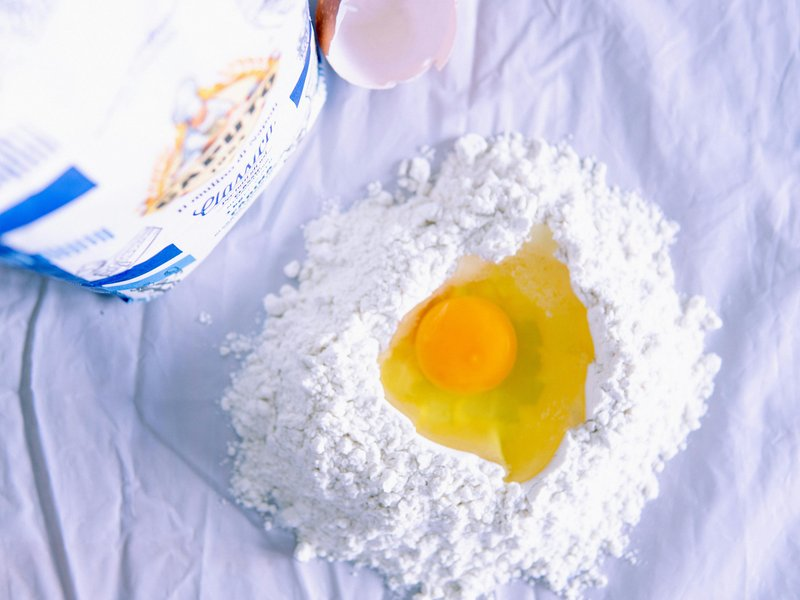
#> input picture data/initial_media/categories/pexels-elletakesphotos-1585851.jpeg, 800 x 600 px
$ python -i utils.py   (imports and definitions only)
#> lines starting #> are read from the running program, lines starting #| are printed output that depends on the picture
from PIL import Image, ImageOps
import io
import os
from django.conf import settings
from django.core.files import File
from django.core.files.uploadedfile import InMemoryUploadedFile
import sys


PRODUCT_IMAGE_IMPORT_DIR = "product_images_import"


def process_image(image_field, max_width, max_height, format='JPEG', quality=85):
    """
    Process and optimize an uploaded image.

    Args:
        image_field: Django ImageField instance
        max_width: Maximum width in pixels
        max_height: Maximum height in pixels
        format: Output format (JPEG or PNG)
        quality: JPEG quality (1-100)

    Returns:
        InMemoryUploadedFile: Processed image
    """
    if not image_field:
        return image_field

    # Open the image
    img = Image.open(image_field)

    # Convert RGBA to RGB if saving as JPEG
    if format == 'JPEG' and img.mode in ('RGBA', 'LA', 'P'):
        # Create a white background
        background = Image.new('RGB', img.size, (255, 255, 255))
        if img.mode == 'P':
            img = img.convert('RGBA')
        background.paste(img, mask=img.split()[3] if img.mode == 'RGBA' else None)
        img = background

    # Calculate the target size while maintaining aspect ratio
    img.thumbnail((max_width * 2, max_height * 2), Image.Resampling.LANCZOS)

    # Use ImageOps.fit for smart cropping to exact dimensions
    img = ImageOps.fit(
        img,
        (max_width, max_height),
        method=Image.Resampling.LANCZOS,
        centering=(0.5, 0.5)
    )

    # Save the processed image to a BytesIO object
    output = io.BytesIO()

    # Set format-specific save parameters
    save_kwargs = {'format': format}
    if format == 'JPEG':
        save_kwargs['quality'] = quality
        save_kwargs['optimize'] = True

    img.save(output, **save_kwargs)
    output.seek(0)

    # Create a new InMemoryUploadedFile
    return InMemoryUploadedFile(
        output,
        'ImageField',
        f"{image_field.name.split('.')[0]}.{format.lower()}",
        f'image/{format.lower()}',
        sys.getsizeof(output),
        None
    )


def process_category_image(image_field):
    """
    Process category images to 800x600px (4:3 ratio).

    Args:
        image_field: Django ImageField instance

    Returns:
        InMemoryUploadedFile: Processed image optimized for categories
    """
    return process_image(image_field, 800, 600, format='JPEG', quality=85)


# [82 lines left out: functions process_product_image, validate_image_size, get_import_image_file, validate_image_format, not called in this run]

>>> import cv2
>>> picture = cv2.imread('../data/initial_media/categories/pexels-elletakesphotos-1585851.jpeg', cv2.IMREAD_GRAYSCALE)
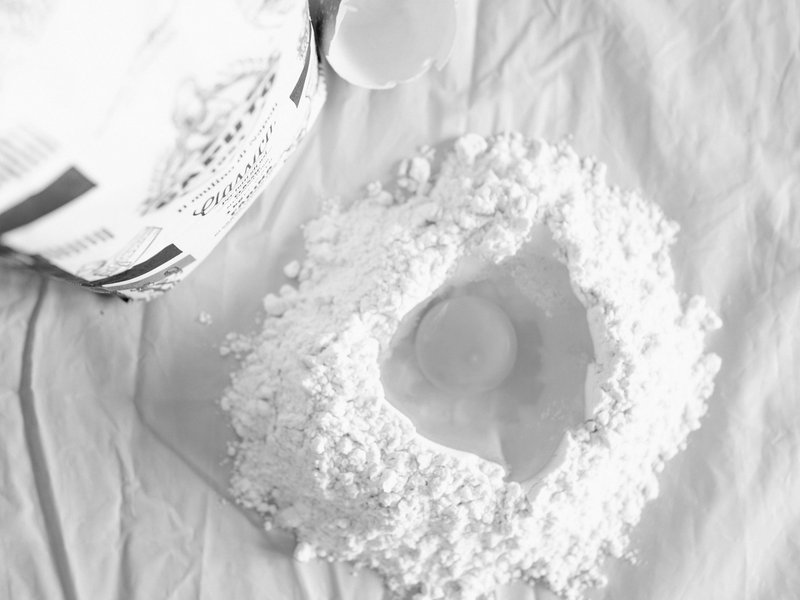
#> picture: shape (600, 800); min 5, max 255, mean 205.5
>>> result = process_category_image(picture)
#> (the run stopped early here; a loop or call above may not have finished)
